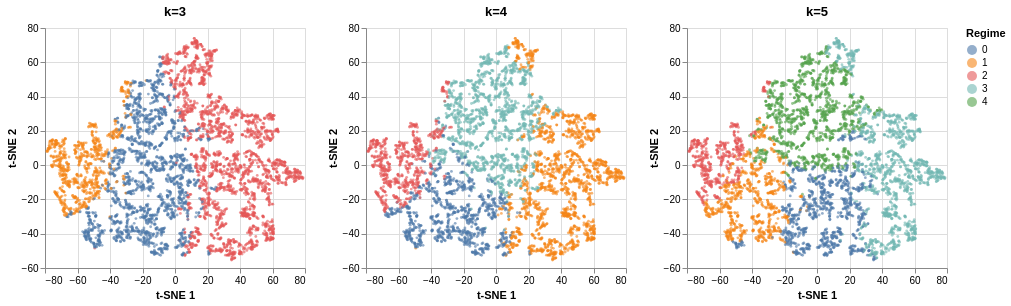
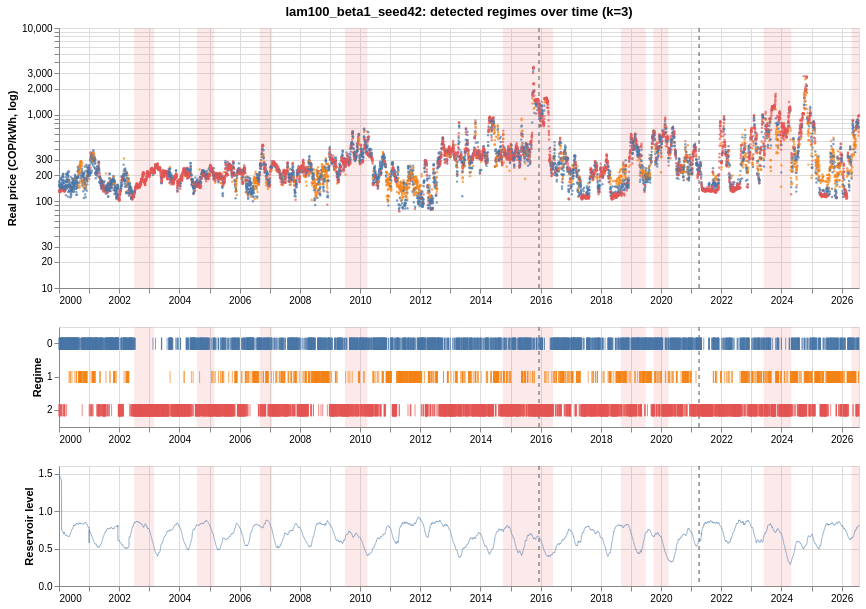
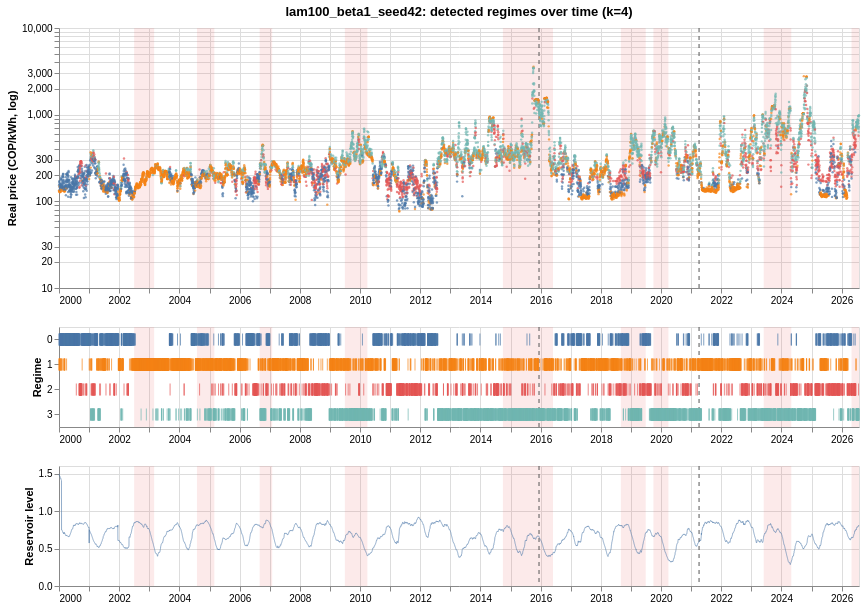
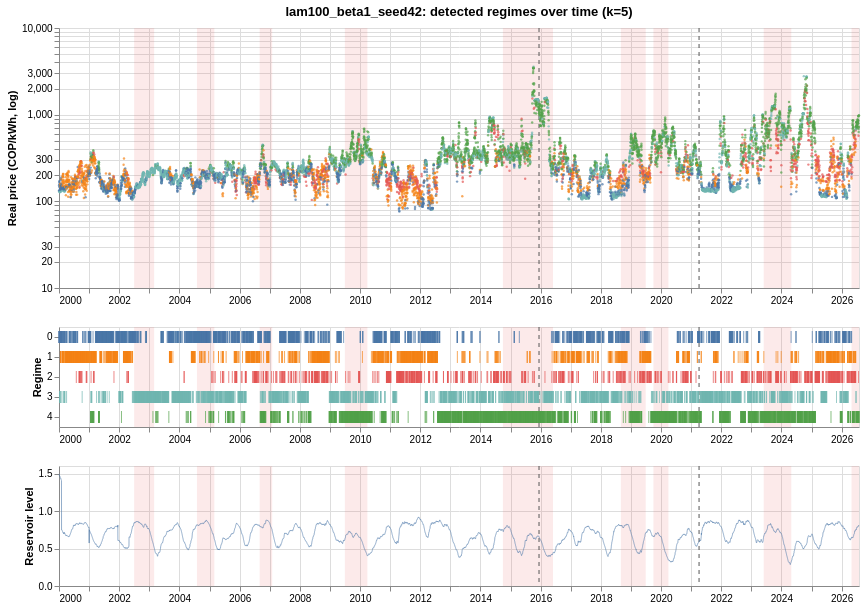

Here is the notebook cell these charts were saved with, in order:
### Markdown cell above
## 5. Regimes of the models with seed 42

For each shown model: the t-SNE of the clustering features colored by the regimes of k = 3, 4 and 5, the regime timeline of each k (real price colored by regime, regime strip and reservoir level, with El Nino periods shaded and the split boundaries dashed), and the regime strips of the three k together.

### Code cell
for name, s in shown.items():
    print(name)
    display(tsne_grid(s["coords"], s["plot_idx"], s["results"]))
    for k, ctx in s["results"].items():
        display(regime_timeline(ctx, split_dates, title=f"{name}: detected regimes over time (k={k})"))
    display(regime_strips(s["results"]))
